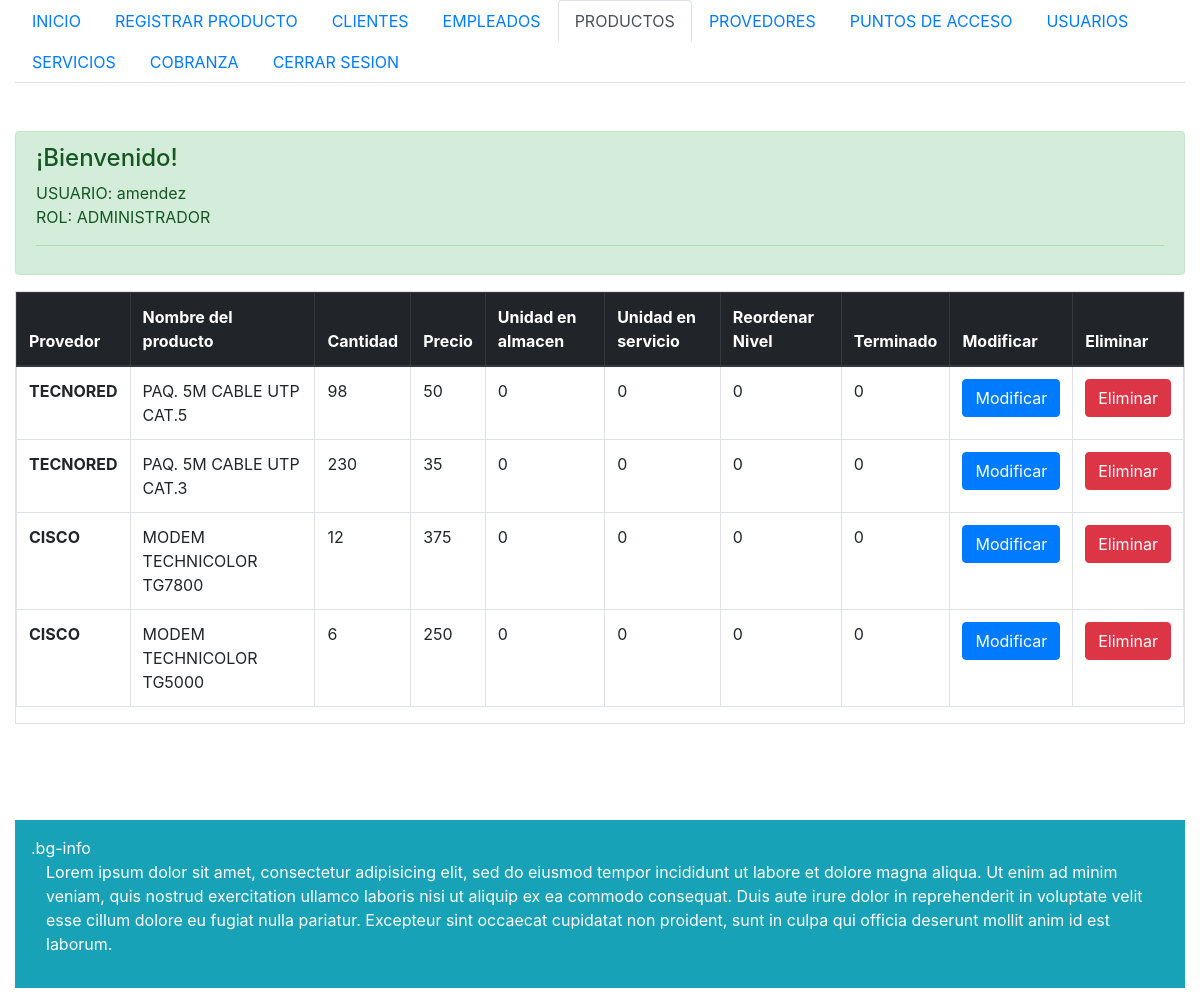
Page /Producto/ProductoListado.php (signed in) on the committed database.
### tables this page shows
CREATE TABLE `producto` (
  `Id_Producto` int(10) NOT NULL,
  `Id_Provedor` int(10) NOT NULL,
  `NombreProducto` varchar(50) NOT NULL,
  `CantidadUnidad` int(10) NOT NULL,
  `PrecioUnidad` float NOT NULL,
  `UnidadAlmacen` int(10) NOT NULL,
  `UnidadServicio` int(10) NOT NULL,
  `ReordenarNivel` int(10) NOT NULL,
  `Terminado` tinyint(1) NOT NULL
);

CREATE TABLE `provedor` (
  `Id_Provedor` int(10) NOT NULL,
  `NombreCompania` varchar(50) NOT NULL,
  `NombreContactoCompania` varchar(50) NOT NULL,
  `DireccionCompania` varchar(100) NOT NULL,
  `Ciudad` varchar(50) NOT NULL,
  `CodigoPostal` int(10) NOT NULL,
  `Pais` varchar(50) NOT NULL,
  `TelefonoCompania` varchar(15) NOT NULL,
  `PaginaWeb` varchar(50) NOT NULL
);

### Conexion/cConexion.php (called while the page is built, shortened)
<?php
class cConexion
{
	protected $_sHost = null;
	protected $_sUsuario = null;
	protected $_sContraseña = null;
	protected $_sBase = null;
	function cConexion(){
			$this->_sHost = 'localhost';
			$this->_sUsuario = 'root';
			$this->_sContraseña = '';
			$this->_sBase = 'siawiiver';
	}
 	public function conectar(){
		$enlace = mysqli_connect($this->_sHost, $this->_sUsuario, $this->_sContraseña, $this->_sBase);
		if (!$enlace) {
    		echo "Error: No se pudo conectar a MySQL." . PHP_EOL;
    		echo "errno de depuración: " . mysqli_connect_errno() . PHP_EOL;
    		echo "error de depuración: " . mysqli_connect_error() . PHP_EOL;
   		 	exit;
   		 	return false;
		}
		else {
			return $enlace;
		}
	}
}
?>

### Producto/cProductoController.php (called while the page is built, shortened)
<?php
require_once('../Conexion/cConexion.php');
require_once('../Producto/cProductoModelo.php');
class cProductoController{
protected $_oProductoModelo;
    function cProductoController(){
        $this->_oConectar = new cConexion;
        $this->_dbLink = $this->_oConectar->Conectar();
        $this->_oProvedorEntidad = New cProvedorEntidad($this->_dbLink);
        $this->_oProductoModelo = New cProductoModelo($this->_dbLink);
    }
       public function obtenerListadoProducto(){
        return $this->_oProductoModelo->obtenerListadoProducto();
    }
}
?>

### Producto/cProductoModelo.php (called while the page is built, shortened)
<?php
class cProductoModelo{
protected $_dblink;
function cProductoModelo($dblink, $oProductoEntidad = false){
	$this->_dblink = $dblink;
}
public function obtenerListadoProducto(){
		$sql ="SELECT NombreCompania, Id_Producto, NombreProducto, CantidadUnidad, PrecioUnidad, UnidadAlmacen, UnidadServicio, ReordenarNivel, Terminado
				FROM Provedor AS PRO, Producto AS PR
				WHERE PRO.Id_Provedor = PR.Id_Provedor";
		$result = mysqli_query($this->_dblink, $sql) or die('Error:'.mysqli_error($this->_dblink));
		$aFields = array();
		while($row = $result->fetch_assoc()) {
			$aFields[] = $row;
		}
		return $aFields;
	}
}
?>

### Producto/ProductoListado.php (the view, shortened to what this page needs)
<?php
if ($_SESSION['rol'] == 'ADMINISTRADOR'|| $_SESSION['rol'] == 'TECNICO') {
    require_once('cProductoController.php');
    $oProductoController = new cProductoController;
	$oProvedorProducto = $oProductoController->ObtenerProvedorProducto();
?>
<!DOCTYPE html>
<html>
<head>
    <link rel="stylesheet" href="https://maxcdn.bootstrapcdn.com/bootstrap/4.0.0/css/bootstrap.min.css">
</head>
<body>
<div class="container-fluid">
       <ul class="nav nav-tabs nav-justified">
        <li><a class="nav-item nav-link" href="../index.php">INICIO</a></li>
        <li><a class="nav-item nav-link" href="Producto.php">REGISTRAR PRODUCTO</a></li>
        <li><a class="nav-item nav-link" href="../Cliente/ClienteListado.php ">CLIENTES</a></li>
        <li><a class="nav-item nav-link" href="../Empleado/EmpleadoListado.php">EMPLEADOS</a></li>
        <li><a class="nav-item nav-link active" href="../Producto/ProductoListado.php">PRODUCTOS</a></li>
        <li><a class="nav-item nav-link" href="../Provedor/ProvedorListado.php">PROVEDORES</a></li>
        <li><a class="nav-item nav-link" href="../PuntoAcceso/PuntoAccesoListado.php">PUNTOS DE ACCESO</a></li>
        <li><a class="nav-item nav-link" href="../Usuario/UsuarioListado.php">USUARIOS</a></li>
        <li><a class="nav-item nav-link" href="../Servicio/servicioListado.php">SERVICIOS</a></li>
        <li><a class="nav-item nav-link" href="../Cobranza/CobranzaListado.php">COBRANZA</a> </li>
        <li><a class="nav-item nav-link" href="../Usuario/cerrarSesion.php">CERRAR SESION</a> </li>
            </ul>
        <br>    <br>
  <div class="alert alert-success" role="alert">
  <h4 class="alert-heading">¡Bienvenido!</h4>
   <?php echo 'USUARIO: '.$_SESSION['usuario'].'<br> ROL: '.$_SESSION['rol'];?>
  <hr>
</div>
    <?php
        if (isset($_POST['modificarProducto'])) {
            $nId_Producto = $_POST['nId_Producto'];
            $oListadoProductoPorId = $oProductoController->obtenerListadoProductoPorId($nId_Producto);
            echo '<form action="ProductoRegistro.php" method="post">';
            echo '<div class="form-group">';
                echo'<div class="float col-xs-12 col-sm-6">';
                echo '<h5>';
                echo '<label>Modificar Provedor</label>';
                echo'<h5>';
                echo '<label>Nombre del Provedor</label>';
                echo'<br>';
                echo '<select name="nId_Provedor" class="form-control" >';
                for ($i = 0; $i < count($oProvedorProducto); $i++) {
                    echo '<option value='.$oProvedorProducto[$i]['Id_Provedor'].'>'.$oProvedorProducto[$i]['NombreCompania'].'</option>';
                }
                echo'<br>';
                echo '</select>';
                echo '<input type="hidden" class="form-control" name="Id_Producto" value='.$oListadoProductoPorId[0]['Id_Producto'].' >';
                echo'<br>';
                echo '<label>Nombre del Producto</label>';
                echo '<input type="text" class="form-control" name="sNombreProducto" value="'.$oListadoProductoPorId[0]['NombreProducto'].'" placeholder="   ">';
                echo'<br>';
                echo '<label>Cantidad por Unidad</label>';
                echo '<input type="text" class="form-control" name="nCantidadUnidad" value="'.$oListadoProductoPorId[0]['CantidadUnidad'].'" placeholder="   ">';
                echo'<br>';
                echo '<label>Precio</label>';
                echo '<input type="text" class="form-control" name="nPrecioUnidad" value="'.$oListadoProductoPorId[0]['PrecioUnidad'].'" placeholder="   ">';
                echo'<br>';
                echo '<label>Unidades en Almacen</label>';
                echo '<input type="text" class="form-control" name="nUnidadAlmacen" value="'.$oListadoProductoPorId[0]['UnidadAlmacen'].'" placeholder="   ">';
                echo'<br>';
                echo '<label>Unidades en Servicio</label>';
                echo '<input type="text" class="form-control" name="nUnidadServicio" value="'.$oListadoProductoPorId[0]['UnidadServicio'].'" placeholder="   ">';
                echo'<br>';
                echo '<label>Reordenar Nivel</label>';
                echo '<input type="text" class="form-control" name="nReordenarNivel" value="'.$oListadoProductoPorId[0]['ReordenarNivel'].'" placeholder="   ">';
                echo'<br>';
                echo '<label>Terminado</label>';
                echo '<input type="text" class="form-control" name="nTerminado" value="'.$oListadoProductoPorId[0]['Terminado'].'" placeholder="   ">';
                echo '<br>';
                echo '<input type="submit" class="btn btn-success" name="modificarProducto" value="MODIFICAR PRODUCTO">';
            echo '</form>';
        }
        elseif (isset($_POST['eliminarProducto'])) {
            $nId_Producto = $_POST['nId_Producto'];
            $oEliminarProductoPorId = $oProductoController->eliminarProductoPorId($nId_Producto);
        }
        else{
    ?>
            <div class="table-bordered table-responsive">
                <table class="table">
                    <thead class="thead-dark">
                <tr>
                    <th scope="COL">Provedor</th>
                    <th scope="COL">Nombre del producto</th>
                    <th scope="COL">Cantidad</th>
                    <th scope="COL">Precio</th>
                    <th scope="COL">Unidad en almacen</th>
                    <th scope="COL">Unidad en servicio</th>
                    <th scope="COL">Reordenar Nivel</th>
                    <th scope="COL">Terminado</th>
                    <th scope="COL">Modificar</th>
                    <th scope="COL">Eliminar</th>
                </thead>
    <?php
            $oListadoProducto = $oProductoController->obtenerListadoProducto();
            for ($i = 0; $i < count($oListadoProducto); $i++) {
                echo ' <form action="ProductoListado.php" method="post">';
                echo '<tr>';
                    echo '<th scope="row">'.$oListadoProducto[$i]['NombreCompania'].'</th>';
                    echo '<td>'.$oListadoProducto[$i]['NombreProducto'].'</td>';
                    echo '<td>'.$oListadoProducto[$i]['CantidadUnidad'].'</td>';
                    echo '<td>'.$oListadoProducto[$i]['PrecioUnidad'].'</td>';
                    echo '<td>'.$oListadoProducto[$i]['UnidadAlmacen'].'</td>';
                    echo '<td>'.$oListadoProducto[$i]['UnidadServicio'].'</td>';
                    echo '<td>'.$oListadoProducto[$i]['ReordenarNivel'].'</td>';
                    echo '<td>'.$oListadoProducto[$i]['Terminado'].'</td>';
                    echo '<td><input type="submit" class="btn btn-primary" name="modificarProducto" value="Modificar" /></td>';
                    echo '<td><input type="submit" class="btn btn-danger" name="eliminarProducto" value="Eliminar" /></td>';
  echo '</tr>';
                echo '</form>';
            }
            echo '</tbody></table></div>';
        }
    ?>
<br> <br>   <br>    <br>
<div class="p-3 mb-2 bg-info text-white">.bg-info
<div class="col-12">
    <p> Lorem ipsum dolor sit amet, consectetur adipisicing elit, sed do eiusmod
    tempor incididunt ut labore et dolore magna aliqua. Ut enim ad minim veniam,
    quis nostrud exercitation ullamco laboris nisi ut aliquip ex ea commodo
    consequat. Duis aute irure dolor in reprehenderit in voluptate velit esse
    cillum dolore eu fugiat nulla pariatur. Excepteur sint occaecat cupidatat non
    proident, sunt in culpa qui officia deserunt mollit anim id est laborum.    </p>
    </div>
</div>
</body>
</html>
<?php
}
?>

### rows in the picture
producto: Id_Provedor.NombreCompania "TECNORED", NombreProducto "PAQ. 5M CABLE UTP CAT.5", CantidadUnidad "98", PrecioUnidad "50", UnidadAlmacen "0", UnidadServicio "0", ReordenarNivel "0", Terminado "0"
producto: Id_Provedor.NombreCompania "TECNORED", NombreProducto "PAQ. 5M CABLE UTP CAT.3", CantidadUnidad "230", PrecioUnidad "35", UnidadAlmacen "0", UnidadServicio "0", ReordenarNivel "0", Terminado "0"
producto: Id_Provedor.NombreCompania "CISCO", NombreProducto "MODEM TECHNICOLOR TG7800", CantidadUnidad "12", PrecioUnidad "375", UnidadAlmacen "0", UnidadServicio "0", ReordenarNivel "0", Terminado "0"
producto: Id_Provedor.NombreCompania "CISCO", NombreProducto "MODEM TECHNICOLOR TG5000", CantidadUnidad "6", PrecioUnidad "250", UnidadAlmacen "0", UnidadServicio "0", ReordenarNivel "0", Terminado "0"

### other values in the picture
$_SESSION['usuario'] "amendez"
$_SESSION['rol'] "ADMINISTRADOR"
